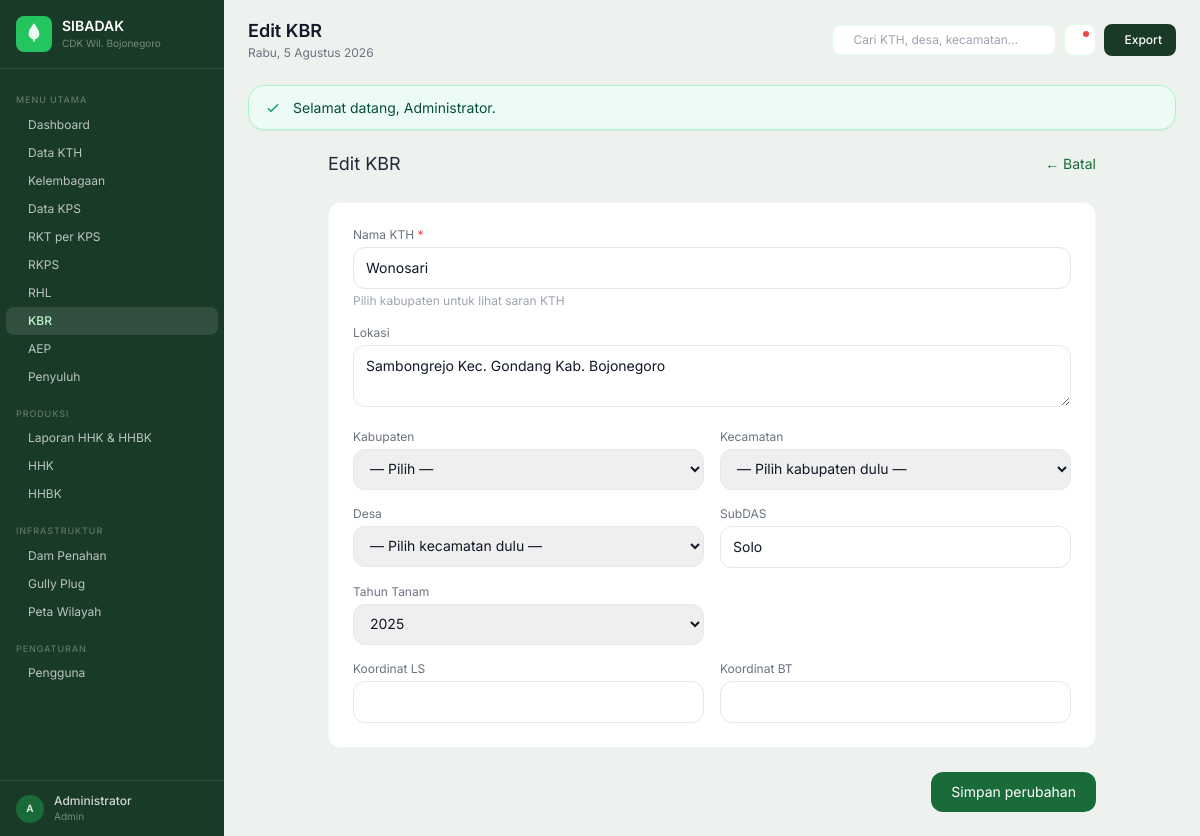
/kbr/2/edit (signed in), run on the app's committed database.
### tables this page shows
CREATE TABLE kbr (
    id           INT UNSIGNED AUTO_INCREMENT PRIMARY KEY,
    kth_id       MEDIUMINT UNSIGNED DEFAULT NULL,
    nama_kth     VARCHAR(200) DEFAULT NULL,
    lokasi       TEXT         DEFAULT NULL COMMENT 'Deskripsi lokasi lengkap',
    desa_id      MEDIUMINT UNSIGNED DEFAULT NULL,
    subdas       VARCHAR(100) DEFAULT NULL,
    tahun_tanam  YEAR DEFAULT NULL,
    koordinat_ls DECIMAL(10,7) DEFAULT NULL,
    koordinat_bt DECIMAL(10,7) DEFAULT NULL,
    created_at   TIMESTAMP DEFAULT CURRENT_TIMESTAMP,
    updated_at   TIMESTAMP DEFAULT CURRENT_TIMESTAMP ON UPDATE CURRENT_TIMESTAMP,
    CONSTRAINT fk_kbr_kth FOREIGN KEY (kth_id) REFERENCES kth(id)
) COMMENT='Data Kebun Bibit Rakyat (sheet KBR)';

### controllers/KbrController.php (called while the page is built, shortened)
<?php
class KbrController
{
    private function pdo(): \PDO
    {
        return Database::connect();
    }
    private function model(): Kbr
    {
        return new Kbr($this->pdo());
    }
    public function edit(int $id): void
    {
        $row = $this->model()->findWithRelations($id);
        $kbr = $row;
        $yearOptions = Kbr::availableYears();
        require view_path('kbr/form.php');
        require view_path('layouts/main.php');
    }
}

### index.php (called while the page is built, shortened)
<?php
require_once __DIR__ . '/config/database.php';
function match_route(string $method, string $path): ?array
{
    if ($method === 'GET' && preg_match('#^/kth/(\d+)$#', $path, $m)) {
        return [KthController::class, 'show', [(int) $m[1]]];
    }
    if ($method === 'GET' && preg_match('#^/kth/(\d+)/edit$#', $path, $m)) {
        return [KthController::class, 'edit', [(int) $m[1]]];
    }
    if ($method === 'POST' && preg_match('#^/kth/(\d+)/update$#', $path, $m)) {
        return [KthController::class, 'update', [(int) $m[1]]];
    }
    if ($method === 'POST' && preg_match('#^/kth/(\d+)/delete$#', $path, $m)) {
        return [KthController::class, 'delete', [(int) $m[1]]];
    }
    if ($method === 'GET' && preg_match('#^/kelembagaan/(\d+)$#', $path, $m)) {
        return [KelembagaanController::class, 'show', [(int) $m[1]]];
    }
    if ($method === 'GET' && preg_match('#^/kelembagaan/(\d+)/edit$#', $path, $m)) {
        return [KelembagaanController::class, 'edit', [(int) $m[1]]];
    }
    if ($method === 'POST' && preg_match('#^/kelembagaan/(\d+)/update$#', $path, $m)) {
        return [KelembagaanController::class, 'update', [(int) $m[1]]];
    }
    if ($method === 'POST' && preg_match('#^/kelembagaan/(\d+)/delete$#', $path, $m)) {
        return [KelembagaanController::class, 'delete', [(int) $m[1]]];
    }
    if ($method === 'GET' && preg_match('#^/kps/(\d+)$#', $path, $m)) {
        return [KpsController::class, 'show', [(int) $m[1]]];
    }
    if ($method === 'GET' && preg_match('#^/kps/(\d+)/anggota$#', $path, $m)) {
        return [KpsAnggotaController::class, 'index', [(int) $m[1]]];
    }
    if ($method === 'GET' && preg_match('#^/kps/(\d+)/anggota/create$#', $path, $m)) {
        return [KpsAnggotaController::class, 'create', [(int) $m[1]]];
    }
    if ($method === 'GET' && preg_match('#^/kps/(\d+)/anggota/import$#', $path, $m)) {
        return [KpsAnggotaController::class, 'importForm', [(int) $m[1]]];
    }
    if ($method === 'POST' && preg_match('#^/kps/(\d+)/anggota/import/preview$#', $path, $m)) {
        return [KpsAnggotaController::class, 'importPreview', [(int) $m[1]]];
    }
    if ($method === 'POST' && preg_match('#^/kps/(\d+)/anggota/import/process$#', $path, $m)) {
        return [KpsAnggotaController::class, 'importProcess', [(int) $m[1]]];
    }
    if ($method === 'POST' && preg_match('#^/kps/(\d+)/anggota/store$#', $path, $m)) {
        return [KpsAnggotaController::class, 'store', [(int) $m[1]]];
    }
    if ($method === 'GET' && preg_match('#^/kps/(\d+)/anggota/(\d+)/edit$#', $path, $m)) {
        return [KpsAnggotaController::class, 'edit', [(int) $m[1], (int) $m[2]]];
    }
    if ($method === 'POST' && preg_match('#^/kps/(\d+)/anggota/(\d+)/update$#', $path, $m)) {
        return [KpsAnggotaController::class, 'update', [(int) $m[1], (int) $m[2]]];
    }
    if ($method === 'POST' && preg_match('#^/kps/(\d+)/anggota/(\d+)/delete$#', $path, $m)) {
        return [KpsAnggotaController::class, 'delete', [(int) $m[1], (int) $m[2]]];
    }
    if ($method === 'GET' && preg_match('#^/kps/(\d+)/edit$#', $path, $m)) {
        return [KpsController::class, 'edit', [(int) $m[1]]];
    }
    if ($method === 'POST' && preg_match('#^/kps/(\d+)/update$#', $path, $m)) {
        return [KpsController::class, 'update', [(int) $m[1]]];
    }
    if ($method === 'POST' && preg_match('#^/kps/(\d+)/delete$#', $path, $m)) {
        return [KpsController::class, 'delete', [(int) $m[1]]];
    }
    if ($method === 'GET' && preg_match('#^/rkt/(\d+)$#', $path, $m)) {
        return [RktController::class, 'show', [(int) $m[1]]];
    }
    if ($method === 'GET' && preg_match('#^/rkt/(\d+)/edit$#', $path, $m)) {
        return [RktController::class, 'edit', [(int) $m[1]]];
    }
    if ($method === 'POST' && preg_match('#^/rkt/(\d+)/update$#', $path, $m)) {
        return [RktController::class, 'update', [(int) $m[1]]];
    }
    if ($method === 'POST' && preg_match('#^/rkt/(\d+)/delete$#', $path, $m)) {
        return [RktController::class, 'delete', [(int) $m[1]]];
    }
    if ($method === 'GET' && preg_match('#^/rhl/(\d+)$#', $path, $m)) {
        return [RhlController::class, 'show', [(int) $m[1]]];
    }
    if ($method === 'GET' && preg_match('#^/rhl/(\d+)/edit$#', $path, $m)) {
        return [RhlController::class, 'edit', [(int) $m[1]]];
    }
    if ($method === 'POST' && preg_match('#^/rhl/(\d+)/update$#', $path, $m)) {
        return [RhlController::class, 'update', [(int) $m[1]]];
    }
    if ($method === 'POST' && preg_match('#^/rhl/(\d+)/delete$#', $path, $m)) {
        return [RhlController::class, 'delete', [(int) $m[1]]];
    }
    if ($method === 'POST' && preg_match('#^/rhl/(\d+)/bibit/store$#', $path, $m)) {
        return [RhlController::class, 'storeBibit', [(int) $m[1]]];
    }
    if ($method === 'POST' && preg_match('#^/rhl/bibit/(\d+)/delete$#', $path, $m)) {
        return [RhlController::class, 'deleteBibit', [(int) $m[1]]];
    }
    if ($method === 'GET' && preg_match('#^/kbr/(\d+)$#', $path, $m)) {
        return [KbrController::class, 'show', [(int) $m[1]]];
    }
    if ($method === 'GET' && preg_match('#^/kbr/(\d+)/edit$#', $path, $m)) {
        return [KbrController::class, 'edit', [(int) $m[1]]];
    }
    return null;
}
$method = $_SERVER['REQUEST_METHOD'] ?? 'GET';
$path = request_path();
$handler = match_route($method, $path);
[$class, $action, $args] = $handler;
$controller = new $class();
$controller->$action(...$args);

### config/database.php (called while the page is built, shortened)
<?php
class Database
{
    private static ?\PDO $instance = null;
    public static function connect(): \PDO
    {
        if (self::$instance === null) {
            $host = $_ENV['DB_HOST'] ?? 'localhost';
            $port = $_ENV['DB_PORT'] ?? '3306';
            $name = $_ENV['DB_NAME'] ?? 'db_kth_cdk_bjn';
            $user = $_ENV['DB_USER'] ?? 'root';
            $pass = $_ENV['DB_PASS'] ?? '';
            $dsn = sprintf(
                'mysql:host=%s;port=%s;dbname=%s;charset=utf8mb4',
                $host,
                $port,
                $name
            );
            self::$instance = new \PDO($dsn, $user, $pass, [
                \PDO::ATTR_ERRMODE => \PDO::ERRMODE_EXCEPTION,
                \PDO::ATTR_DEFAULT_FETCH_MODE => \PDO::FETCH_ASSOC,
                \PDO::ATTR_EMULATE_PREPARES => false,
            ]);
        }
        return self::$instance;
    }
}

### models/BaseModel.php (called while the page is built, shortened)
<?php
abstract class BaseModel
{
    public function __construct(\PDO $pdo)
    {
        $this->pdo = $pdo;
    }
}

### models/Kbr.php (called while the page is built, shortened)
<?php
class Kbr extends BaseModel
{
    public static function availableYears(): array
    {
        return range(2015, 2035);
    }
    public function findWithRelations(int $id): array|false
    {
        $sql = 'SELECT kbr.*, ds.nama AS desa_nama,
                kec.nama AS kecamatan_nama, kb.nama AS kabupaten_nama
            FROM kbr
            LEFT JOIN desa ds ON kbr.desa_id = ds.id
            LEFT JOIN kecamatan kec ON ds.kecamatan_id = kec.id
            LEFT JOIN kabupaten kb ON kec.kabupaten_id = kb.id
            WHERE kbr.id = ?
            LIMIT 1';
        $stmt = $this->pdo->prepare($sql);
        $stmt->execute([$id]);
        $row = $stmt->fetch(\PDO::FETCH_ASSOC);
        return $row === false ? false : $row;
    }
}

### helpers/functions.php (called while the page is built, shortened)
<?php
function user_role(): string
{
    return (string) ($_SESSION['role'] ?? '');
}

### views/kbr/form.php (the view, shortened to what this page needs)
<?php
$isEdit = $kbr !== null;
$action = $isEdit ? APP_URL . '/kbr/' . (int) $kbr['id'] . '/update' : APP_URL . '/kbr/store';
$fv = static function (string $field) use ($kbr): string {
    if ($kbr === null) {
        return '';
    }
    return htmlspecialchars((string) ($kbr[$field] ?? ''), ENT_QUOTES, 'UTF-8');
};
$opKab = user_role() === 'operator' ? user_kabupaten_id() : null;
?>
<div class="max-w-3xl mx-auto fade-up">
    <div class="flex items-center justify-between mb-6">
        <h2 class="font-display font-700 text-gray-800 text-lg"><?= $isEdit ? 'Edit KBR' : 'Tambah KBR' ?></h2>
        <a href="<?= htmlspecialchars($isEdit ? APP_URL . '/kbr/' . (int) $kbr['id'] : APP_URL . '/kbr', ENT_QUOTES, 'UTF-8') ?>" class="text-sm text-forest-600 hover:underline">← Batal</a>
    </div>
    <form method="post" action="<?= htmlspecialchars($action, ENT_QUOTES, 'UTF-8') ?>" class="space-y-6">
        <div class="stat-card p-6 grid grid-cols-1 md:grid-cols-2 gap-4">
            <div class="md:col-span-2">
                <label class="block text-xs font-600 text-gray-500 mb-1">Nama KTH <span class="text-red-500">*</span></label>
                <div style="position:relative;">
                    <input type="text" name="nama_kth" id="kbr_nama_kth" value="<?= $fv('nama_kth') ?>" required maxlength="200" autocomplete="off"
                        placeholder="Ketik untuk mencari atau isi nama bebas..."
                        class="w-full text-sm px-3 py-2.5 rounded-xl border border-gray-200 outline-none focus:ring-2 focus:ring-forest-500/20 focus:border-forest-500">
                </div>
                <p class="text-xs text-gray-400 mt-1">Pilih kabupaten untuk lihat saran KTH</p>
            </div>
            <div class="md:col-span-2">
                <label class="block text-xs font-600 text-gray-500 mb-1">Lokasi</label>
                <textarea name="lokasi" rows="2" class="w-full text-sm px-3 py-2.5 rounded-xl border border-gray-200 outline-none resize-y"><?= $fv('lokasi') ?></textarea>
            </div>
            <div>
                <label class="block text-xs font-600 text-gray-500 mb-1">Kabupaten</label>
                <select name="kabupaten_id_display" id="kbr_kabupaten" <?= $opKab !== null ? 'disabled' : '' ?> class="w-full text-sm px-3 py-2.5 rounded-xl border border-gray-200 outline-none disabled:bg-gray-50 disabled:text-gray-500">
                    <option value="">— Pilih —</option>
                </select>
            </div>
            <div>
                <label class="block text-xs font-600 text-gray-500 mb-1">Kecamatan</label>
                <select id="kbr_kecamatan" class="w-full text-sm px-3 py-2.5 rounded-xl border border-gray-200 outline-none">
                    <option value="">— Pilih kabupaten dulu —</option>
                </select>
            </div>
            <div>
                <label class="block text-xs font-600 text-gray-500 mb-1">Desa</label>
                <select name="desa_id" id="kbr_desa" class="w-full text-sm px-3 py-2.5 rounded-xl border border-gray-200 outline-none">
                    <option value="">— Pilih kecamatan dulu —</option>
                </select>
            </div>
            <div>
                <label class="block text-xs font-600 text-gray-500 mb-1">SubDAS</label>
                <input type="text" name="subdas" value="<?= $fv('subdas') ?>" maxlength="100" class="w-full text-sm px-3 py-2.5 rounded-xl border border-gray-200 outline-none">
            </div>
            <div>
                <label class="block text-xs font-600 text-gray-500 mb-1">Tahun Tanam</label>
                <select name="tahun_tanam" class="w-full text-sm px-3 py-2.5 rounded-xl border border-gray-200 outline-none">
                    <?php foreach ($yearOptions as $th): ?>
                    <option value="<?= $th ?>" <?= $isEdit && (int) ($kbr['tahun_tanam'] ?? 0) === $th ? 'selected' : '' ?>><?= $th ?></option>
                    <?php endforeach; ?>
                </select>
            </div>
            <div></div>
            <div>
                <label class="block text-xs font-600 text-gray-500 mb-1">Koordinat LS</label>
                <input type="text" name="koordinat_ls" value="<?= $fv('koordinat_ls') ?>" inputmode="decimal" class="w-full text-sm px-3 py-2.5 rounded-xl border border-gray-200 outline-none">
            </div>
            <div>
                <label class="block text-xs font-600 text-gray-500 mb-1">Koordinat BT</label>
                <input type="text" name="koordinat_bt" value="<?= $fv('koordinat_bt') ?>" inputmode="decimal" class="w-full text-sm px-3 py-2.5 rounded-xl border border-gray-200 outline-none">
            </div>
        </div>
        <div class="flex justify-end">
            <button type="submit" class="px-5 py-2.5 rounded-xl bg-forest-600 text-white text-sm font-600 hover:bg-forest-700"><?= $isEdit ? 'Simpan perubahan' : 'Simpan KBR' ?></button>
        </div>
    </form>
</div>

### assets/css/tokens.css (style rules this page uses)
:root { --color-primary: #1A6B3A; --color-primary-hover: #155730; --color-primary-light: #3AA870; --color-primary-surface: #E8F5EC; --color-bg-page: #EEF2EE; --color-bg-surface: #FFFFFF; --color-bg-sidebar: #1A3A28; --color-bg-sidebar-active: #2D5A3D; --color-bg-subtle: #F5F7F5; --color-text-primary: #1A2E22; --color-text-secondary: #4A6357; --color-text-muted: #8AA396; --color-text-inverse: #FFFFFF; --color-border: rgba(26, 107, 58, 0.12); --color-border-strong: rgba(26, 107, 58, 0.25); --shadow-card: 0 1px 3px rgba(26, 46, 34, 0.04), 0 1px 2px rgba(26, 46, 34, 0.06); --shadow-card-hover: 0 4px 12px rgba(26, 46, 34, 0.08), 0 2px 4px rgba(26, 46, 34, 0.04); --color-success: #3AA870; --color-warning: #E07B3A; --color-danger: #E24B4A; --color-info: #4A90D9; --chart-utama: #1A6B3A; --chart-madya: #E07B3A; --chart-pemula: #4A90D9; --chart-hkm: #7B5EA7; --chart-hd: #E07B3A; --chart-kulin: #1A6B3A; --chart-iphps: #17A77E; --chart-5: #E24B4A; --chart-6: #F0C040; --chart-7: #5BC0DE; }
body { background-color: var(--color-bg-page) !important; }

### views/partials/app-styles.php (style rules this page uses)
.fade-up { animation: fadeUp 0.35s ease forwards; }
.stat-card { background: white; border-radius: 0.75rem; border: 1px solid #f3f4f6; }

### data on the page
kbr: nama_kth "Wonosari", lokasi "Sambongrejo Kec. Gondang Kab. Bojonegoro", subdas "Solo", tahun_tanam "2025"

### other printed values
APP_NAME "SIBADAK"
$initial "A"
$u "Administrator"
$role "Admin"
$pageTitle "Edit KBR"
format_tanggal_hari_ini() "Rabu, 5 Agustus 2026"
$flash['msg'] "Selamat datang, Administrator."
